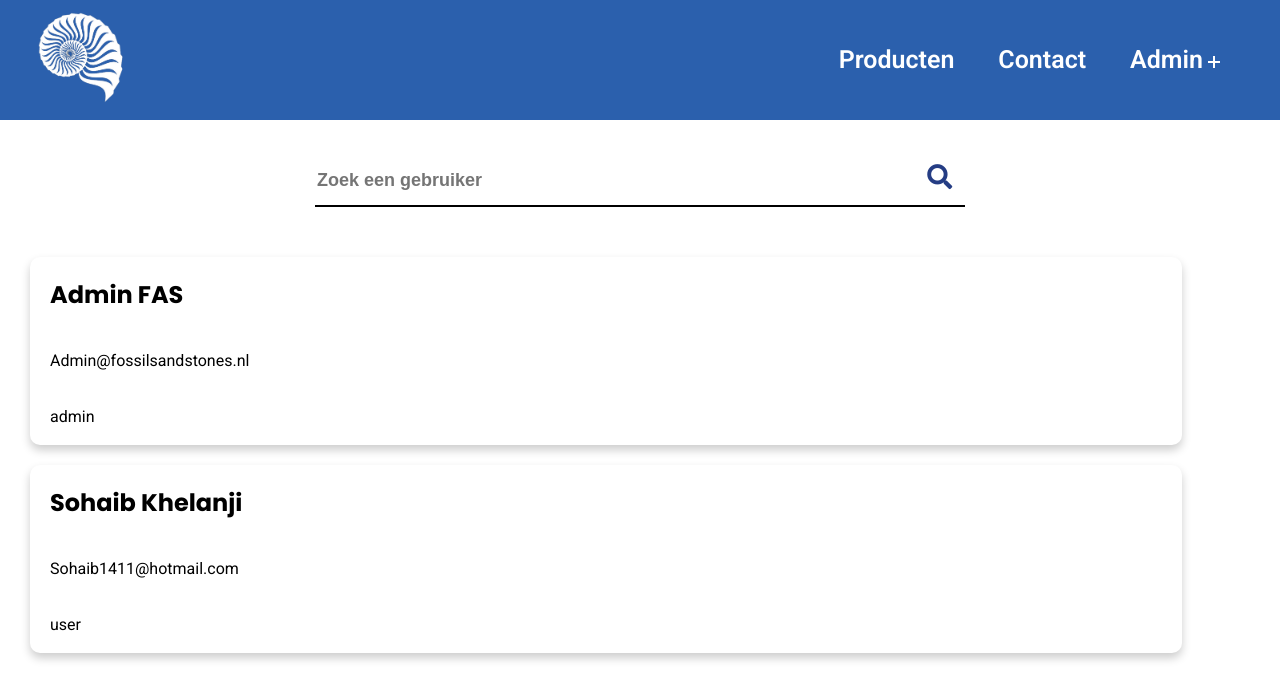
/usersAdmin.php (signed in), run on an earlier commit of the app's database.
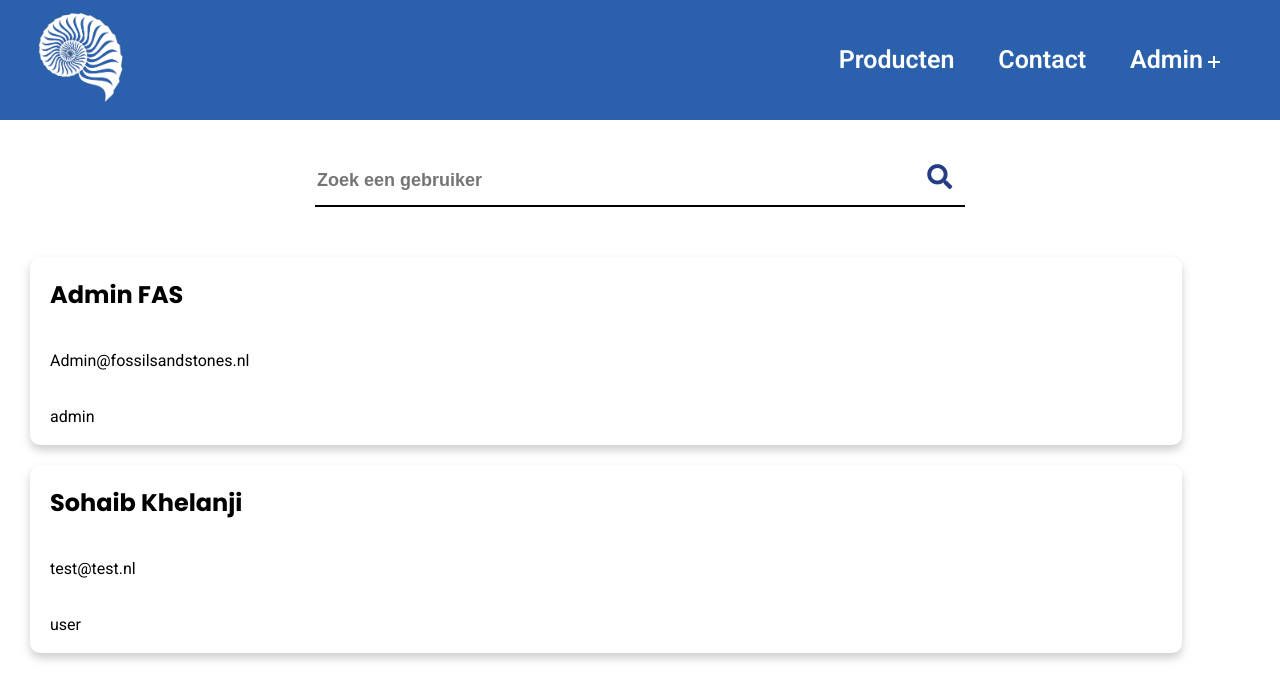
And on a later commit of the database.
### tables this page shows
CREATE TABLE `user` (
  `user_id` int(11) NOT NULL,
  `user_firstname` varchar(50) NOT NULL,
  `user_lastname` varchar(50) NOT NULL,
  `user_email` varchar(250) NOT NULL,
  `user_password` varchar(250) NOT NULL,
  `user_role` varchar(10) DEFAULT 'user'
);

### classes/dbh.php (called while the page is built)
<?php
class dbh
{
    public function connection()
    {
        try {
            $username = "root";
            $password = "";
            $pdo = new PDO('mysql:host=localhost;dbname=fas', $username, $password);
            return $pdo;
        } catch (PDOException $e) {
            print "Error!:" . $e->getMessage() . "<br/>";
            die();
        }
    }
}

### usersAdmin.php (the view, shortened to what this page needs)
<?php
include 'incs/header.php';
include 'classes/dbh.php';
$dbh = new Dbh();
?>
<body>
<?php
include 'incs/navBar.php';
?>
<form class="search-bar" methode="post" action="">
    <input id="searchUser" class="input-search" type="text" name="searchUser" placeholder="Zoek een gebruiker">
    <button type="submit" name="submit-search"><i class="fas fa-search"></i></button>
</form>
<div id="all-users">
<div id="users-container">
<?php
$stmt = $dbh->connection()->prepare("SELECT * FROM user ORDER BY user_firstname ASC");
$stmt->execute();
$users = $stmt->fetchAll(PDO::FETCH_ASSOC);
foreach($users as $user) {
    $databaseId = $user['user_id'];
    $Firstname = $user['user_firstname'];
    $Lastname = $user['user_lastname'];
    $Email = $user['user_email'];
    $Role = $user['user_role'];
    echo "
    <div class=\"user-card\" onclick=\"window.location.href='viewUserAdmin.php?id=$databaseId';\" >
    <h2>$Firstname $Lastname</h2>
    <p>$Email</p>
    <p>$Role</p>
    </div>
    ";
}
?>
</div>
</div>
<?php
include 'incs/footer.php';
?>

What changed in the data, as far as the page shows it:
changed user "Sohaib": user_email "Sohaib1411@hotmail.com" → "test@test.nl"
